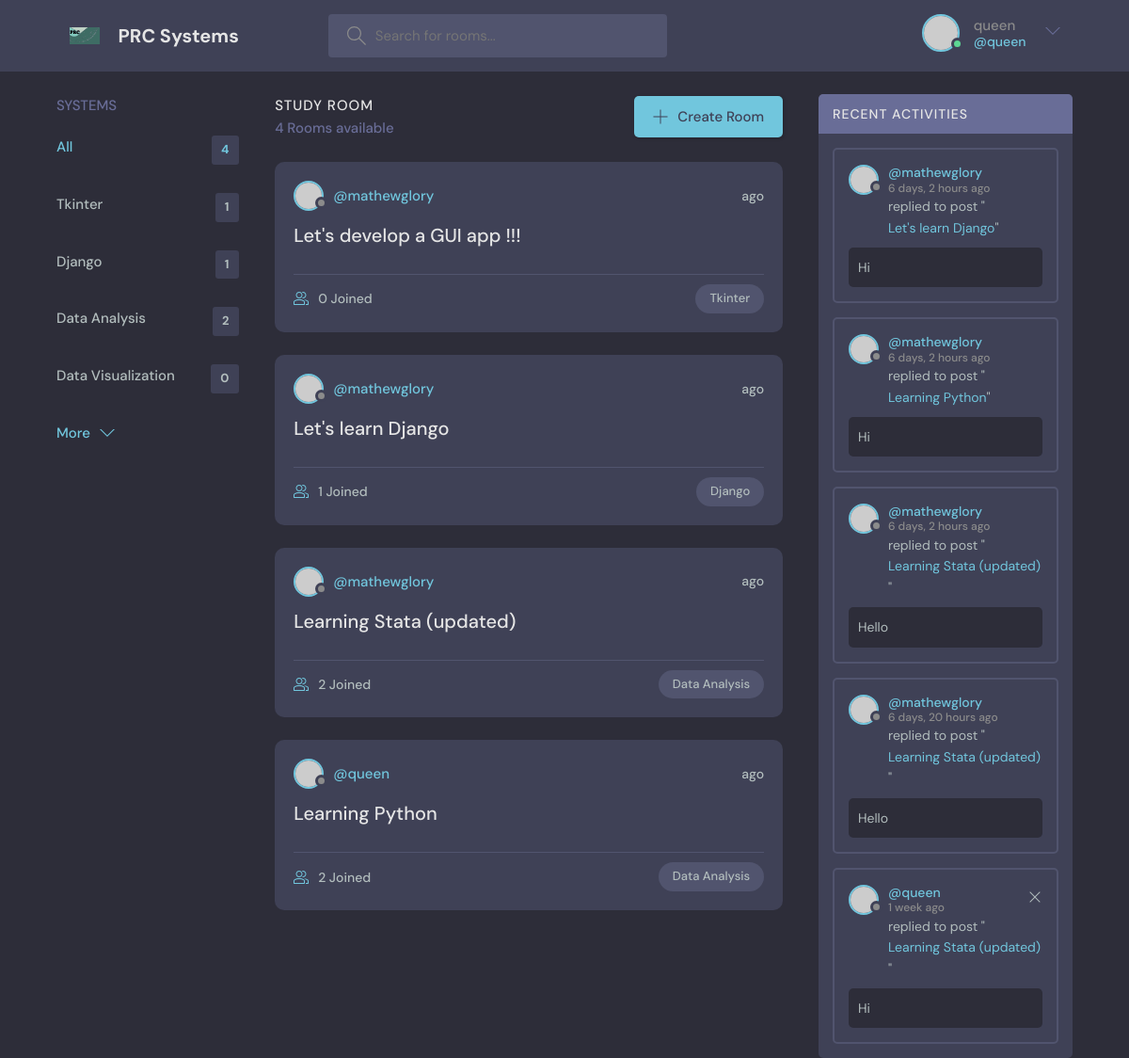
Screenshot of / (signed in) with the database file from the repository.
### chatroom/models.py (models this page shows, shortened)
class Topic(models.Model):
    name=models.CharField(max_length=200)

class Room(models.Model):
    host=models.ForeignKey(User, on_delete=models.SET_NULL, null =True)
    topic=models.ForeignKey(Topic, on_delete=models.SET_NULL, null =True)
    name = models.CharField(max_length=200)
    description = models.TextField(null=True, blank=True)
    participants = models.ManyToManyField(User, related_name='participants', blank = True)
    update = models.DateField(auto_now=True)
    created = models.DateTimeField(auto_now_add=True)
    class Meta:
        ordering = ['-update', '-created']
    def __str__(self):
        return self.name

class Message(models.Model):
    user = models.ForeignKey(User, on_delete=models.CASCADE)
    room =  models.ForeignKey(Room, on_delete=models.CASCADE)
    body = models.TextField()
    update = models.DateField(auto_now=True)
    created = models.DateTimeField(auto_now_add=True)
    def __str__(self):
        return self.body[0:50]
    class Meta:
        ordering = ['-update', '-created']

### chatroom/views.py (the view)
# urls.py: path('', views.home, name="home"),
def home(request):
    q = request.GET.get('q') if request.GET.get('q') != None else ''
    rooms =  Room.objects.filter(
        Q(topic__name__icontains=q) |    # There are other methods like __startswith __endswith
        Q(name__icontains=q)  |
        Q(description__icontains=q)
        )
    topics =  Topic.objects.all()                                    # Gets all the topics in the models
    rooms_count = rooms.count()
    room_messages =  Message.objects.filter(
        Q(room__topic__name__icontains=q)
    )
    context = {'rooms': rooms, 'topics':topics, 'room_count':rooms_count,
               "room_messages": room_messages}                      # additional values to retun for use in the home.html
    return render(request, 'chatroom/home.html', context)

### chatroom/templates/chatroom/home.html (shortened to what this page needs)
{% extends 'main.html' %} {% block content %}
<main class="layout layout--3">
  <div class="container">
    {% include 'chatroom/topics_component.html' %}
    <div class="roomList">
      <div class="roomList__header">
        <div>
          <h2>Study Room</h2>
          <p>{{room_count}} Rooms available</p>
        </div>
        <a class="btn btn--main" href="create-room.html">
          <svg
            version="1.1"
            xmlns="http://www.w3.org/2000/svg"
            width="32"
            height="32"
            viewBox="0 0 32 32"
          >
            <title>add</title>
            <path
              d="M16.943 0.943h-1.885v14.115h-14.115v1.885h14.115v14.115h1.885v-14.115h14.115v-1.885h-14.115v-14.115z"
            ></path>
          </svg>
          Create Room
        </a>
      </div>
      {% include 'chatroom/feed_component.html' %}
    </div>
    {% include 'chatroom/activity_component.html' %}
  </div>
</main>
{% endblock %}

### templates/navbar.html (shortened to what this page needs)
{% load static %}
<header class="header header--loggedIn">
    <div class="container">
      <a href="{% url 'home' %}" class="header__logo">
        <img src="{% static 'images/prc.svg' %}" />
        <h1>PRC Systems</h1>
      </a>
      <form class="header__search" method="GET" action="{% url 'home' %}" ">
        <label>
          <input name="q" placeholder="Search for rooms..." />
        </label>
      </form>
      <nav class="header__menu">
        {% if request.user.is_authenticated %}
        <div class="header__user">
          <a href="profile.html">
            <div class="avatar avatar--medium active">
              <img src="https://randomuser.me/api/portraits/men/37.jpg" />
            </div>
            <p>{{request.user.username}} <span>@{{request.user.username}}</span></p>
          </a>
          <button class="dropdown-button">
            <svg version="1.1" xmlns="http://www.w3.org/2000/svg" width="32" height="32" viewBox="0 0 32 32">
              <title>chevron-down</title>
              <path d="M16 21l-13-13h-3l16 16 16-16h-3l-13 13z"></path>
            </svg>
          </button>
        </div>
        {% else %}
        <a href="{% url 'loginpage' %}">
          <img src="{% static 'images/avatar.svg' %}" />
          <p>Login</p>
        </a>
        {% endif %}
      </nav>
    </div>
  </header>

### chatroom/templates/chatroom/topics_component.html
<div class="topics">
  <div class="topics__header">
    <h2>Systems</h2>
  </div>
  <ul class="topics__list">
    <li>
      <a href="{% url 'home' %}" class="active">All <span>{{topics.count}}</span></a>
    </li>
    {% for topic in topics %}
    <li>
      <a href="{% url 'home' %}?q={{topic.name}}">{{topic.name}}<span> {{topic.room_set.all.count}} </span></a>
    {% endfor %}
    </li>
  </ul>
  <a class="btn btn--link" href="topics.html">
    More
    <svg
      version="1.1"
      xmlns="http://www.w3.org/2000/svg"
      width="32"
      height="32"
      viewBox="0 0 32 32"
    >
      <title>chevron-down</title>
      <path d="M16 21l-13-13h-3l16 16 16-16h-3l-13 13z"></path>
    </svg>
  </a>
</div>

### chatroom/templates/chatroom/feed_component.html (shortened to what this page needs)
{% for room in rooms %}
<div class="roomListRoom">
  <div class="roomListRoom__header">
    <a href="{% url 'user-profile' room.host.id %}" class="roomListRoom__author">
      <div class="avatar avatar--small">
        <img src="https://randomuser.me/api/portraits/women/11.jpg" />
      </div>
      <span>@{{room.host.username}}</span>
    </a>
    <div class="roomListRoom__actions">
      <span>{{roon.created|timesince}} ago</span>
    </div>
  </div>
  <div class="roomListRoom__content">
    <a href="{% url 'room' room.id %}">{{room.name}}</a>
  </div>
  <div class="roomListRoom__meta">
    <a href="{% url 'room' room.id %}" class="roomListRoom__joined">
      {{room.participants.all.count}} Joined
    </a>
    <p class="roomListRoom__topic">{{room.topic.name}}</p>
  </div>
</div>
{% endfor %}

### chatroom/templates/chatroom/activity_component.html
<div class="activities">
  <div class="activities__header">
    <h2>Recent Activities</h2>
  </div>
  {% for message in room_messages %}
  <div class="activities__box">
    <div class="activities__boxHeader roomListRoom__header">
      <a href="{% url 'user-profile' message.user.id  %}" class="roomListRoom__author">
        <div class="avatar avatar--small">
          <img src="https://randomuser.me/api/portraits/women/11.jpg" />
        </div>
        <p>
          @{{message.user}}
          <span>{{message.created|timesince}} ago</span>
        </p>
      </a>
      {% if request.user == message.user %}
      <div class="roomListRoom__actions">
        <a href="{% url 'delete-message' message.id %}">
          <svg
            version="1.1"
            xmlns="http://www.w3.org/2000/svg"
            width="32"
            height="32"
            viewBox="0 0 32 32"
          >
            <title>remove</title>
            <path
              d="M27.314 6.019l-1.333-1.333-9.98 9.981-9.981-9.981-1.333 1.333 9.981 9.981-9.981 9.98 1.333 1.333 9.981-9.98 9.98 9.98 1.333-1.333-9.98-9.98 9.98-9.981z"
            ></path>
          </svg>
        </a>
      </div>
      {% endif %}
    </div>
    <div class="activities__boxContent">
      <p>
        replied to post "<a href="{% url 'room' message.room.id %}">{{message.room}}</a>"
      </p>
      <div class="activities__boxRoomContent">
        {{message}}
      </div>
    </div>
  </div>
  {% endfor %}
</div>

### rows the page displays
Topic: name "Tkinter", room_set.all.count "1"
Topic: name "Django", room_set.all.count "1"
Topic: name "Data Analysis", room_set.all.count "2"
Topic: name "Data Visualization", room_set.all.count "0"
Room: host.username "mathewglory", name "Let's develop a GUI app !!!", participants.all.count "0", topic.name "Tkinter"
Room: host.username "mathewglory", name "Let's learn Django", participants.all.count "1", topic.name "Django"
Room: host.username "mathewglory", name "Learning Stata (updated)", participants.all.count "2", topic.name "Data Analysis"
Room: host.username "queen", name "Learning Python", participants.all.count "2", topic.name "Data Analysis"
Message: user "mathewglory", created "6 days, 2 hours", room "Let's learn Django", body "Hi"
Message: user "mathewglory", created "6 days, 2 hours", room "Learning Python", body "Hi"
Message: user "mathewglory", created "6 days, 2 hours", room "Learning Stata (updated)", body "Hello"
Message: user "mathewglory", created "6 days, 20 hours", room "Learning Stata (updated)", body "Hello"
Message: user "queen", created "1 week", room "Learning Stata (updated)", body "Hi"

### other values shown
{{ request.user.username }} "queen"
{{ topics.count }} "4"
{{ room_count }} "4"
